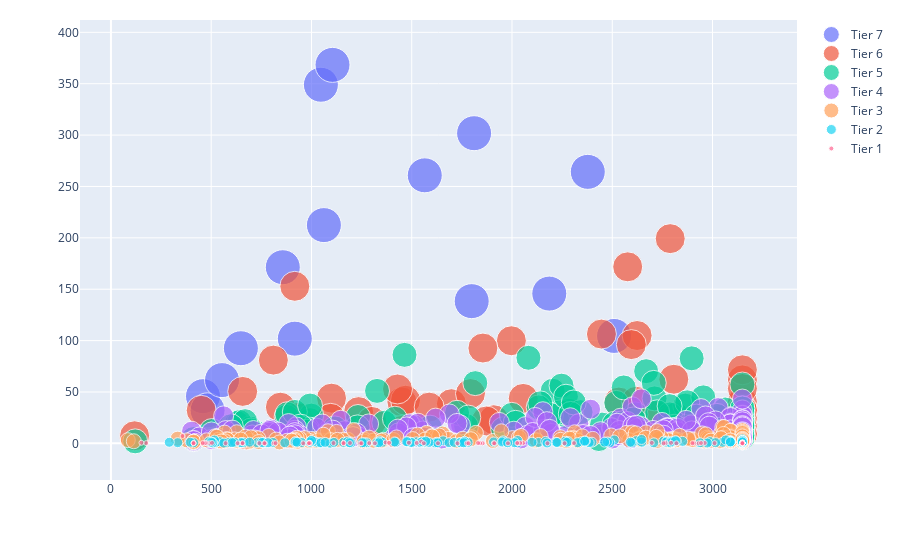

Here is the notebook cell this chart was saved with:
### Code cell
fig = go.Figure(
    data=[create_age_scatter(map_json, tier) for tier in reversed(range(1,8))],
    layout={'height': 700, 'margin': {'t': 20}}
)

fig.show()
